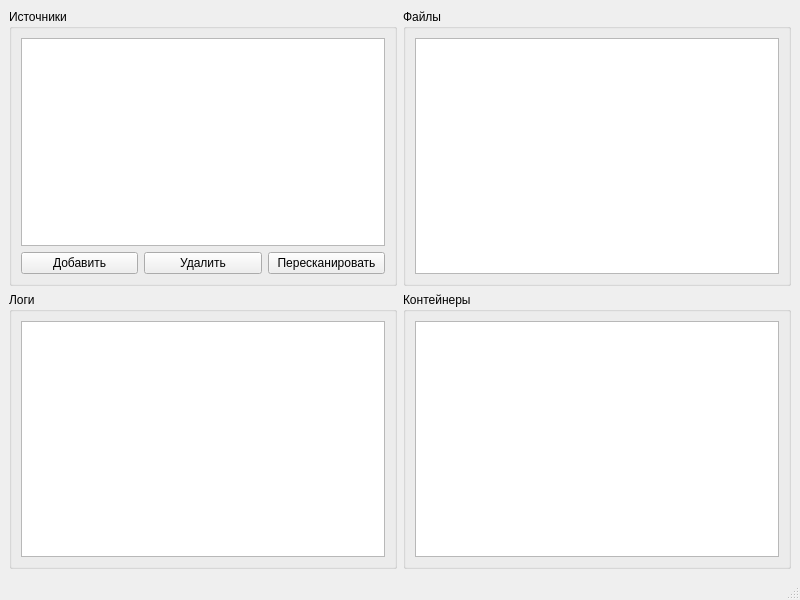
<?xml version="1.0" encoding="UTF-8"?>
<ui version="4.0">
 <class>MainWindow</class>
 <widget class="QMainWindow" name="MainWindow">
  <property name="geometry">
   <rect>
    <x>0</x>
    <y>0</y>
    <width>800</width>
    <height>600</height>
   </rect>
  </property>
  <property name="windowTitle">
   <string>MainWindow</string>
  </property>
  <widget class="QWidget" name="centralwidget">
   <layout class="QGridLayout" name="gridLayout">
    <item row="0" column="0">
     <widget class="QGroupBox" name="groupBox">
      <property name="title">
       <string>Источники</string>
      </property>
      <layout class="QGridLayout" name="gridLayout_2">
       <item row="1" column="0">
        <widget class="QPushButton" name="addSource">
         <property name="text">
          <string>Добавить</string>
         </property>
        </widget>
       </item>
       <item row="1" column="1">
        <widget class="QPushButton" name="delSource">
         <property name="text">
          <string>Удалить</string>
         </property>
        </widget>
       </item>
       <item row="0" column="0" colspan="3">
        <widget class="QTableView" name="sourceTable"/>
       </item>
       <item row="1" column="2">
        <widget class="QPushButton" name="pushButton">
         <property name="text">
          <string>Пересканировать</string>
         </property>
        </widget>
       </item>
      </layout>
     </widget>
    </item>
    <item row="2" column="0">
     <widget class="QGroupBox" name="groupBox_3">
      <property name="title">
       <string>Логи</string>
      </property>
      <layout class="QGridLayout" name="gridLayout_3">
       <item row="0" column="0">
        <widget class="QListView" name="listView"/>
       </item>
      </layout>
     </widget>
    </item>
    <item row="0" column="1">
     <widget class="QGroupBox" name="groupBox_2">
      <property name="title">
       <string>Файлы</string>
      </property>
      <layout class="QGridLayout" name="gridLayout_4">
       <item row="0" column="0">
        <widget class="QTableView" name="tableView_2"/>
       </item>
      </layout>
     </widget>
    </item>
    <item row="2" column="1">
     <widget class="QGroupBox" name="groupBox_4">
      <property name="title">
       <string>Контейнеры</string>
      </property>
      <layout class="QGridLayout" name="gridLayout_5">
       <item row="0" column="0">
        <widget class="QTableView" name="tableView"/>
       </item>
      </layout>
     </widget>
    </item>
   </layout>
  </widget>
  <widget class="QMenuBar" name="menubar">
   <property name="geometry">
    <rect>
     <x>0</x>
     <y>0</y>
     <width>800</width>
     <height>27</height>
    </rect>
   </property>
  </widget>
  <widget class="QStatusBar" name="statusbar"/>
 </widget>
 <resources/>
 <connections/>
</ui>
